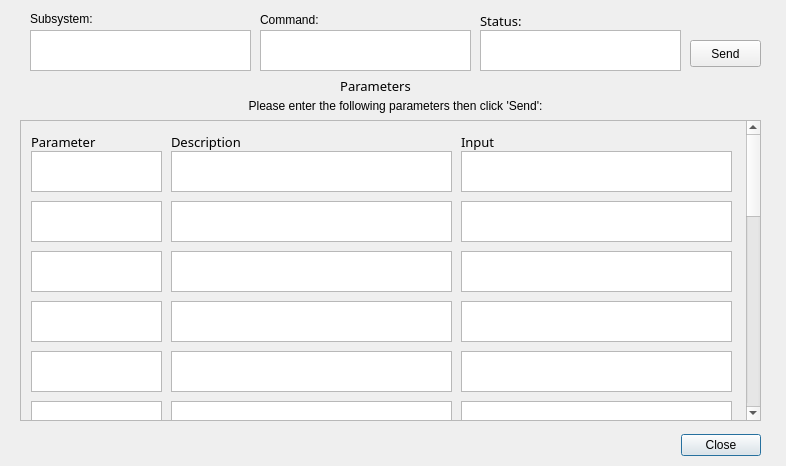
<?xml version="1.0" encoding="UTF-8"?>
<ui version="4.0">
 <class>Dialog</class>
 <widget class="QDialog" name="Dialog">
  <property name="enabled">
   <bool>true</bool>
  </property>
  <property name="geometry">
   <rect>
    <x>0</x>
    <y>0</y>
    <width>786</width>
    <height>466</height>
   </rect>
  </property>
  <property name="windowTitle">
   <string>Dialog</string>
  </property>
  <widget class="QLabel" name="label_title">
   <property name="geometry">
    <rect>
     <x>330</x>
     <y>70</y>
     <width>91</width>
     <height>31</height>
    </rect>
   </property>
   <property name="font">
    <font>
     <family>Sans Serif</family>
     <pointsize>10</pointsize>
    </font>
   </property>
   <property name="text">
    <string>Parameters</string>
   </property>
   <property name="alignment">
    <set>Qt::AlignCenter</set>
   </property>
  </widget>
  <widget class="QLabel" name="label_instructions">
   <property name="geometry">
    <rect>
     <x>120</x>
     <y>90</y>
     <width>551</width>
     <height>31</height>
    </rect>
   </property>
   <property name="text">
    <string>Please enter the following parameters then click 'Send':</string>
   </property>
   <property name="alignment">
    <set>Qt::AlignCenter</set>
   </property>
  </widget>
  <widget class="QDialogButtonBox" name="buttonBox">
   <property name="geometry">
    <rect>
     <x>670</x>
     <y>430</y>
     <width>101</width>
     <height>31</height>
    </rect>
   </property>
   <property name="layoutDirection">
    <enum>Qt::LeftToRight</enum>
   </property>
   <property name="orientation">
    <enum>Qt::Horizontal</enum>
   </property>
   <property name="standardButtons">
    <set>QDialogButtonBox::Close</set>
   </property>
   <property name="centerButtons">
    <bool>true</bool>
   </property>
  </widget>
  <widget class="QTextBrowser" name="status_box">
   <property name="geometry">
    <rect>
     <x>480</x>
     <y>30</y>
     <width>201</width>
     <height>41</height>
    </rect>
   </property>
   <property name="autoFillBackground">
    <bool>false</bool>
   </property>
  </widget>
  <widget class="QLabel" name="label_param_title_2">
   <property name="geometry">
    <rect>
     <x>480</x>
     <y>10</y>
     <width>51</width>
     <height>21</height>
    </rect>
   </property>
   <property name="font">
    <font>
     <family>Sans Serif</family>
     <pointsize>10</pointsize>
    </font>
   </property>
   <property name="text">
    <string>Status:</string>
   </property>
  </widget>
  <widget class="QPushButton" name="SendButton_1">
   <property name="geometry">
    <rect>
     <x>690</x>
     <y>40</y>
     <width>71</width>
     <height>27</height>
    </rect>
   </property>
   <property name="text">
    <string>Send</string>
   </property>
  </widget>
  <widget class="QLabel" name="label_5">
   <property name="geometry">
    <rect>
     <x>260</x>
     <y>10</y>
     <width>81</width>
     <height>20</height>
    </rect>
   </property>
   <property name="text">
    <string>Command:</string>
   </property>
  </widget>
  <widget class="QLabel" name="subSystemCommandPageLabel">
   <property name="geometry">
    <rect>
     <x>30</x>
     <y>10</y>
     <width>91</width>
     <height>17</height>
    </rect>
   </property>
   <property name="text">
    <string>Subsystem:</string>
   </property>
  </widget>
  <widget class="QTextBrowser" name="subSystemTextBrowser">
   <property name="geometry">
    <rect>
     <x>30</x>
     <y>30</y>
     <width>221</width>
     <height>41</height>
    </rect>
   </property>
  </widget>
  <widget class="QTextBrowser" name="commandAddressTextBrowser">
   <property name="geometry">
    <rect>
     <x>260</x>
     <y>30</y>
     <width>211</width>
     <height>41</height>
    </rect>
   </property>
  </widget>
  <widget class="QScrollArea" name="scrollArea_2">
   <property name="geometry">
    <rect>
     <x>20</x>
     <y>120</y>
     <width>741</width>
     <height>301</height>
    </rect>
   </property>
   <property name="minimumSize">
    <size>
     <width>0</width>
     <height>0</height>
    </size>
   </property>
   <property name="baseSize">
    <size>
     <width>0</width>
     <height>500</height>
    </size>
   </property>
   <property name="verticalScrollBarPolicy">
    <enum>Qt::ScrollBarAlwaysOn</enum>
   </property>
   <property name="widgetResizable">
    <bool>true</bool>
   </property>
   <widget class="QWidget" name="scrollAreaWidgetContents_2">
    <property name="geometry">
     <rect>
      <x>0</x>
      <y>0</y>
      <width>724</width>
      <height>1000</height>
     </rect>
    </property>
    <property name="minimumSize">
     <size>
      <width>0</width>
      <height>1000</height>
     </size>
    </property>
    <widget class="QTextEdit" name="input_2">
     <property name="geometry">
      <rect>
       <x>440</x>
       <y>80</y>
       <width>271</width>
       <height>41</height>
      </rect>
     </property>
    </widget>
    <widget class="QTextBrowser" name="descrip_1">
     <property name="geometry">
      <rect>
       <x>150</x>
       <y>30</y>
       <width>281</width>
       <height>41</height>
      </rect>
     </property>
     <property name="font">
      <font>
       <pointsize>8</pointsize>
      </font>
     </property>
    </widget>
    <widget class="QLabel" name="label_input_title_2">
     <property name="geometry">
      <rect>
       <x>440</x>
       <y>10</y>
       <width>91</width>
       <height>21</height>
      </rect>
     </property>
     <property name="font">
      <font>
       <family>Sans Serif</family>
       <pointsize>10</pointsize>
      </font>
     </property>
     <property name="text">
      <string>Input</string>
     </property>
    </widget>
    <widget class="QTextEdit" name="input_5">
     <property name="geometry">
      <rect>
       <x>440</x>
       <y>230</y>
       <width>271</width>
       <height>41</height>
      </rect>
     </property>
    </widget>
    <widget class="QLabel" name="label_param_title_3">
     <property name="geometry">
      <rect>
       <x>10</x>
       <y>10</y>
       <width>111</width>
       <height>21</height>
      </rect>
     </property>
     <property name="font">
      <font>
       <family>Sans Serif</family>
       <pointsize>10</pointsize>
      </font>
     </property>
     <property name="text">
      <string>Parameter</string>
     </property>
    </widget>
    <widget class="QLabel" name="label_descrip_2">
     <property name="geometry">
      <rect>
       <x>150</x>
       <y>10</y>
       <width>111</width>
       <height>21</height>
      </rect>
     </property>
     <property name="font">
      <font>
       <family>Sans Serif</family>
       <pointsize>10</pointsize>
      </font>
     </property>
     <property name="text">
      <string>Description</string>
     </property>
    </widget>
    <widget class="QTextEdit" name="input_1">
     <property name="geometry">
      <rect>
       <x>440</x>
       <y>30</y>
       <width>271</width>
       <height>41</height>
      </rect>
     </property>
    </widget>
    <widget class="QTextBrowser" name="paramName_1">
     <property name="geometry">
      <rect>
       <x>10</x>
       <y>30</y>
       <width>131</width>
       <height>41</height>
      </rect>
     </property>
    </widget>
    <widget class="QTextEdit" name="input_3">
     <property name="geometry">
      <rect>
       <x>440</x>
       <y>130</y>
       <width>271</width>
       <height>41</height>
      </rect>
     </property>
    </widget>
    <widget class="QTextEdit" name="input_4">
     <property name="geometry">
      <rect>
       <x>440</x>
       <y>180</y>
       <width>271</width>
       <height>41</height>
      </rect>
     </property>
    </widget>
    <widget class="QTextEdit" name="input_6">
     <property name="geometry">
      <rect>
       <x>440</x>
       <y>280</y>
       <width>271</width>
       <height>41</height>
      </rect>
     </property>
    </widget>
    <widget class="QTextEdit" name="input_7">
     <property name="geometry">
      <rect>
       <x>440</x>
       <y>330</y>
       <width>271</width>
       <height>41</height>
      </rect>
     </property>
    </widget>
    <widget class="QTextEdit" name="input_8">
     <property name="geometry">
      <rect>
       <x>440</x>
       <y>380</y>
       <width>271</width>
       <height>41</height>
      </rect>
     </property>
    </widget>
    <widget class="QTextEdit" name="input_9">
     <property name="geometry">
      <rect>
       <x>440</x>
       <y>430</y>
       <width>271</width>
       <height>41</height>
      </rect>
     </property>
    </widget>
    <widget class="QTextBrowser" name="paramName_2">
     <property name="geometry">
      <rect>
       <x>10</x>
       <y>80</y>
       <width>131</width>
       <height>41</height>
      </rect>
     </property>
    </widget>
    <widget class="QTextBrowser" name="descrip_2">
     <property name="geometry">
      <rect>
       <x>150</x>
       <y>80</y>
       <width>281</width>
       <height>41</height>
      </rect>
     </property>
     <property name="font">
      <font>
       <pointsize>8</pointsize>
      </font>
     </property>
    </widget>
    <widget class="QTextBrowser" name="descrip_3">
     <property name="geometry">
      <rect>
       <x>150</x>
       <y>130</y>
       <width>281</width>
       <height>41</height>
      </rect>
     </property>
     <property name="font">
      <font>
       <pointsize>8</pointsize>
      </font>
     </property>
    </widget>
    <widget class="QTextBrowser" name="paramName_3">
     <property name="geometry">
      <rect>
       <x>10</x>
       <y>130</y>
       <width>131</width>
       <height>41</height>
      </rect>
     </property>
    </widget>
    <widget class="QTextBrowser" name="paramName_4">
     <property name="geometry">
      <rect>
       <x>10</x>
       <y>180</y>
       <width>131</width>
       <height>41</height>
      </rect>
     </property>
    </widget>
    <widget class="QTextBrowser" name="descrip_4">
     <property name="geometry">
      <rect>
       <x>150</x>
       <y>180</y>
       <width>281</width>
       <height>41</height>
      </rect>
     </property>
     <property name="font">
      <font>
       <pointsize>8</pointsize>
      </font>
     </property>
    </widget>
    <widget class="QTextBrowser" name="descrip_5">
     <property name="geometry">
      <rect>
       <x>150</x>
       <y>230</y>
       <width>281</width>
       <height>41</height>
      </rect>
     </property>
     <property name="font">
      <font>
       <pointsize>8</pointsize>
      </font>
     </property>
    </widget>
    <widget class="QTextBrowser" name="paramName_5">
     <property name="geometry">
      <rect>
       <x>10</x>
       <y>230</y>
       <width>131</width>
       <height>41</height>
      </rect>
     </property>
    </widget>
    <widget class="QTextBrowser" name="descrip_6">
     <property name="geometry">
      <rect>
       <x>150</x>
       <y>280</y>
       <width>281</width>
       <height>41</height>
      </rect>
     </property>
     <property name="font">
      <font>
       <pointsize>8</pointsize>
      </font>
     </property>
    </widget>
    <widget class="QTextBrowser" name="paramName_6">
     <property name="geometry">
      <rect>
       <x>10</x>
       <y>280</y>
       <width>131</width>
       <height>41</height>
      </rect>
     </property>
    </widget>
    <widget class="QTextBrowser" name="descrip_7">
     <property name="geometry">
      <rect>
       <x>150</x>
       <y>330</y>
       <width>281</width>
       <height>41</height>
      </rect>
     </property>
     <property name="font">
      <font>
       <pointsize>8</pointsize>
      </font>
     </property>
    </widget>
    <widget class="QTextBrowser" name="paramName_7">
     <property name="geometry">
      <rect>
       <x>10</x>
       <y>330</y>
       <width>131</width>
       <height>41</height>
      </rect>
     </property>
    </widget>
    <widget class="QTextBrowser" name="paramName_8">
     <property name="geometry">
      <rect>
       <x>10</x>
       <y>380</y>
       <width>131</width>
       <height>41</height>
      </rect>
     </property>
    </widget>
    <widget class="QTextBrowser" name="descrip_8">
     <property name="geometry">
      <rect>
       <x>150</x>
       <y>380</y>
       <width>281</width>
       <height>41</height>
      </rect>
     </property>
     <property name="font">
      <font>
       <pointsize>8</pointsize>
      </font>
     </property>
    </widget>
    <widget class="QTextBrowser" name="paramName_9">
     <property name="geometry">
      <rect>
       <x>10</x>
       <y>430</y>
       <width>131</width>
       <height>41</height>
      </rect>
     </property>
    </widget>
    <widget class="QTextBrowser" name="descrip_9">
     <property name="geometry">
      <rect>
       <x>150</x>
       <y>430</y>
       <width>281</width>
       <height>41</height>
      </rect>
     </property>
     <property name="font">
      <font>
       <pointsize>8</pointsize>
      </font>
     </property>
    </widget>
    <widget class="QTextBrowser" name="descrip_10">
     <property name="geometry">
      <rect>
       <x>150</x>
       <y>480</y>
       <width>281</width>
       <height>41</height>
      </rect>
     </property>
     <property name="font">
      <font>
       <pointsize>8</pointsize>
      </font>
     </property>
    </widget>
    <widget class="QTextBrowser" name="paramName_10">
     <property name="geometry">
      <rect>
       <x>10</x>
       <y>480</y>
       <width>131</width>
       <height>41</height>
      </rect>
     </property>
    </widget>
    <widget class="QTextEdit" name="input_10">
     <property name="geometry">
      <rect>
       <x>440</x>
       <y>480</y>
       <width>271</width>
       <height>41</height>
      </rect>
     </property>
    </widget>
   </widget>
  </widget>
 </widget>
 <resources/>
 <connections>
  <connection>
   <sender>buttonBox</sender>
   <signal>clicked(QAbstractButton*)</signal>
   <receiver>Dialog</receiver>
   <slot>close()</slot>
   <hints>
    <hint type="sourcelabel">
     <x>699</x>
     <y>448</y>
    </hint>
    <hint type="destinationlabel">
     <x>398</x>
     <y>458</y>
    </hint>
   </hints>
  </connection>
 </connections>
</ui>
